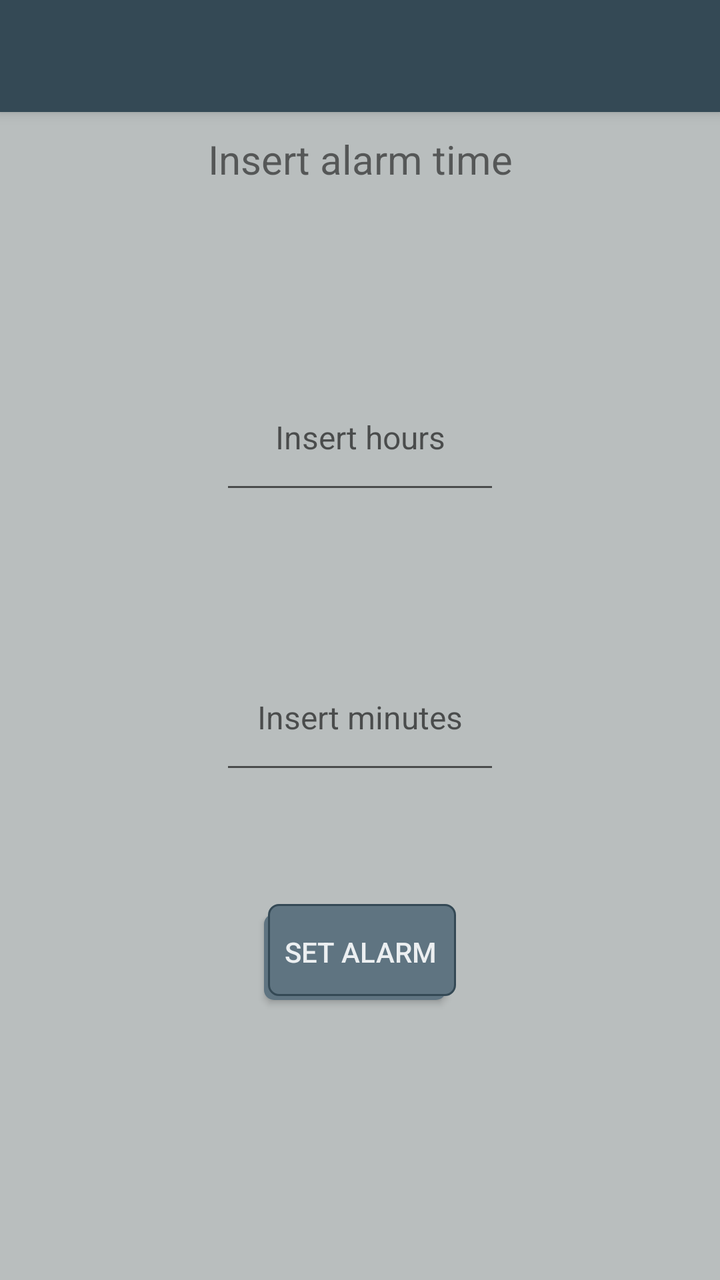
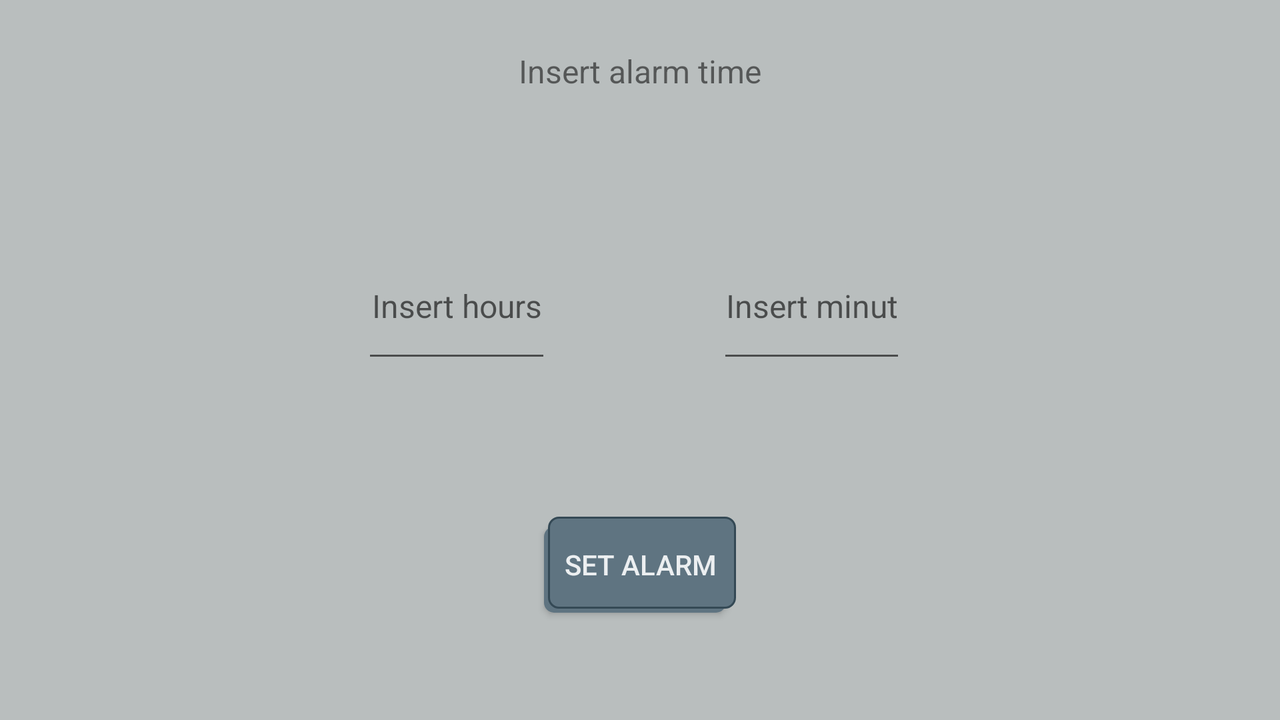

Two renders of one Android screen. The first uses the default layout on a phone; the second uses the alternative layout the repository ships for a different screen configuration, on a matching device. The two XML files are below.
<!-- AndroidManifest.xml: application theme LauncherTheme -->
<!-- res/layout/activity_alarm.xml -->
<?xml version="1.0" encoding="utf-8"?>
<androidx.constraintlayout.widget.ConstraintLayout xmlns:android="http://schemas.android.com/apk/res/android"
    xmlns:app="http://schemas.android.com/apk/res-auto"
    xmlns:tools="http://schemas.android.com/tools"
    android:layout_width="match_parent"
    android:layout_height="match_parent"
    tools:context=".AlarmActivity"
    android:background="@color/backPage">

    <androidx.appcompat.widget.Toolbar
        android:id="@+id/tlbAlarm"
        android:layout_width="0dp"
        android:layout_height="@dimen/DefaultSizeAppBar"
        android:background="@color/colorPrimary"
        android:elevation="@dimen/DefaultSizeElevationAppBar"
        android:minHeight="?attr/actionBarSize"
        android:theme="@style/LauncherTheme"
        app:layout_constraintEnd_toEndOf="parent"
        app:layout_constraintStart_toStartOf="parent"
        app:layout_constraintTop_toTopOf="parent" />

    <TextView
        android:id="@+id/txtAlarm"
        android:layout_width="wrap_content"
        android:layout_height="wrap_content"
        android:layout_marginTop="108dp"
        android:layout_marginBottom="89dp"
        android:text="@string/txtAlarm"
        android:textAlignment="center"
        android:textSize="20sp"
        app:layout_constraintBottom_toTopOf="@+id/editHour"
        app:layout_constraintEnd_toEndOf="parent"
        app:layout_constraintStart_toStartOf="parent"
        app:layout_constraintTop_toTopOf="parent" />

    <EditText
        android:id="@+id/editHour"
        android:layout_width="140dp"
        android:layout_height="70dp"
        android:layout_marginBottom="70dp"
        android:ems="10"
        android:hint="@string/txtEditHour"
        android:inputType="time"
        android:textAlignment="center"
        android:textSize="@dimen/DefaultSizeTextBody"
        app:layout_constraintBottom_toTopOf="@+id/editMin"
        app:layout_constraintEnd_toEndOf="@+id/editMin"
        app:layout_constraintStart_toStartOf="@+id/editMin"
        app:layout_constraintTop_toBottomOf="@+id/txtAlarm" />

    <Button
        android:id="@+id/btnSetAlarm"
        android:layout_width="wrap_content"
        android:layout_height="wrap_content"
        android:layout_marginBottom="182dp"
        android:text="@string/txtBtnSetAlarm"
        android:textSize="@dimen/DefaultSizeTextButton"
        android:background="@drawable/selector_button"
        android:textColor="@color/colorTextButtonPrimary"        app:layout_constraintBottom_toBottomOf="parent"
        app:layout_constraintEnd_toEndOf="parent"
        app:layout_constraintStart_toStartOf="parent"
        app:layout_constraintTop_toBottomOf="@+id/editMin" />

    <EditText
        android:id="@+id/editMin"
        android:layout_width="140dp"
        android:layout_height="70dp"
        android:layout_marginBottom="60dp"
        android:ems="10"
        android:hint="@string/txtEditMinutes"
        android:inputType="time"
        android:textAlignment="center"
        android:textSize="@dimen/DefaultSizeTextBody"
        app:layout_constraintBottom_toTopOf="@+id/btnSetAlarm"
        app:layout_constraintEnd_toEndOf="parent"
        app:layout_constraintStart_toStartOf="parent"
        app:layout_constraintTop_toBottomOf="@+id/editHour" />
</androidx.constraintlayout.widget.ConstraintLayout>
<!-- resources referenced by this layout -->
<resources>
  <color name="backPage">#B9BEBE</color>
  <color name="colorPrimary">#344955</color>
  <color name="colorTextButtonPrimary">#eceff1</color>
  <dimen name="DefaultSizeAppBar">56dp</dimen>
  <dimen name="DefaultSizeElevationAppBar">4dp</dimen>
  <dimen name="DefaultSizeTextBody">16sp</dimen>
  <dimen name="DefaultSizeTextButton">14sp</dimen>
  <!-- drawable selector_button (drawable) -->
  <selector xmlns:android="http://schemas.android.com/apk/res/android">
      <item>
          <layer-list>
              <item
                  android:right="5dp"
                  android:top="5dp">
                  <shape>
                      <corners android:radius="5dp" />
                      <gradient android:angle="270"
                          android:endColor="@color/colorPrimaryLight"
                          android:startColor= "@color/colorPrimaryLight" />
                  </shape>
              </item>
              <item
                  android:bottom="2dp"
                  android:left="2dp">
                  <shape>
                      <gradient android:angle="270"
                          android:endColor="@color/colorPrimaryLight"
                          android:startColor="@color/colorPrimaryLight" />
                      <stroke android:width="1dp"
                          android:color="@color/colorPrimary" />
                      <corners android:radius="5dp" />
                      <padding android:bottom="10dp"
                          android:left="10dp"
                          android:right="10dp"
                          android:top="10dp" />
                  </shape>
              </item>
          </layer-list>
      </item>
  
  </selector>
  <string name="txtAlarm">Insert alarm time</string>
  <string name="txtBtnSetAlarm">Set alarm</string>
  <string name="txtEditHour">Insert hours</string>
  <string name="txtEditMinutes">Insert minutes</string>
  <style name="LauncherTheme" parent="Theme.AppCompat.Light.NoActionBar">
          <item name="colorPrimary">@color/colorPrimary</item>
          <item name="colorPrimaryDark">@color/colorPrimaryDark</item>
          <item name="colorAccent">@color/colorAccent</item>
          <item name="titleTextColor">@color/textColor</item>
          <item name="subtitleTextColor">@color/textColor</item>
      </style>
  <color name="colorPrimaryLight">#5f7481</color>
  <color name="colorPrimaryDark">#232F34</color>
  <color name="colorAccent">#f9AA33</color>
  <color name="textColor">#f9AA33</color>
</resources>
<!-- res/layout-land/activity_alarm.xml (the author's variant of the layout above) -->
<!-- drawn on the phone turned sideways -->
<?xml version="1.0" encoding="utf-8"?>
<androidx.constraintlayout.widget.ConstraintLayout xmlns:android="http://schemas.android.com/apk/res/android"
    xmlns:app="http://schemas.android.com/apk/res-auto"
    xmlns:tools="http://schemas.android.com/tools"
    android:layout_width="match_parent"
    android:layout_height="match_parent"
    tools:context=".AlarmActivity"
    android:background="@color/backPage">

    <TextView
        android:id="@+id/txtAlarm"
        android:layout_width="wrap_content"
        android:layout_height="wrap_content"
        android:layout_marginTop="44dp"
        android:layout_marginBottom="70dp"
        android:text="@string/txtAlarm"
        android:textAlignment="center"
        android:textSize="@dimen/DefaultSizeTextBody"
        app:layout_constraintBottom_toTopOf="@+id/editHour"
        app:layout_constraintEnd_toEndOf="parent"
        app:layout_constraintStart_toStartOf="parent"
        app:layout_constraintTop_toTopOf="parent" />

    <EditText
        android:id="@+id/editHour"
        android:layout_width="0dp"
        android:layout_height="70dp"
        android:layout_marginStart="181dp"
        android:layout_marginEnd="83dp"
        android:layout_marginBottom="72dp"
        android:ems="10"
        android:hint="@string/txtEditHour"
        android:inputType="time"
        android:textAlignment="center"
        android:textSize="@dimen/DefaultSizeTextBody"
        app:layout_constraintBottom_toTopOf="@+id/btnSetAlarm"
        app:layout_constraintEnd_toStartOf="@+id/editMin"
        app:layout_constraintStart_toStartOf="parent"
        app:layout_constraintTop_toBottomOf="@+id/txtAlarm" />

    <Button
        android:id="@+id/btnSetAlarm"
        android:layout_width="wrap_content"
        android:layout_height="wrap_content"
        android:layout_marginBottom="73dp"
        android:text="@string/txtBtnSetAlarm"
        android:textSize="@dimen/DefaultSizeTextButton"
        android:background="@drawable/selector_button"
        android:textColor="@color/colorTextButtonPrimary"
        app:layout_constraintBottom_toBottomOf="parent"
        app:layout_constraintEnd_toEndOf="parent"
        app:layout_constraintStart_toStartOf="parent"
        app:layout_constraintTop_toBottomOf="@+id/editHour" />

    <EditText
        android:id="@+id/editMin"
        android:layout_width="0dp"
        android:layout_height="70dp"
        android:layout_marginEnd="187dp"
        android:ems="10"
        android:hint="@string/txtEditMinutes"
        android:textSize="@dimen/DefaultSizeTextBody"
        android:inputType="time"
        android:textAlignment="center"
        app:layout_constraintBaseline_toBaselineOf="@+id/editHour"
        app:layout_constraintEnd_toEndOf="parent"
        app:layout_constraintStart_toEndOf="@+id/editHour" />

</androidx.constraintlayout.widget.ConstraintLayout>
<!-- resources referenced by the variant -->
<!-- as the phone turned sideways resolves them -->
<resources>
  <color name="backPage">#B9BEBE</color>
  <color name="colorTextButtonPrimary">#eceff1</color>
  <dimen name="DefaultSizeTextBody">16sp</dimen>
  <dimen name="DefaultSizeTextButton">14sp</dimen>
  <!-- drawable selector_button (drawable) -->
  <selector xmlns:android="http://schemas.android.com/apk/res/android">
      <item>
          <layer-list>
              <item
                  android:right="5dp"
                  android:top="5dp">
                  <shape>
                      <corners android:radius="5dp" />
                      <gradient android:angle="270"
                          android:endColor="@color/colorPrimaryLight"
                          android:startColor= "@color/colorPrimaryLight" />
                  </shape>
              </item>
              <item
                  android:bottom="2dp"
                  android:left="2dp">
                  <shape>
                      <gradient android:angle="270"
                          android:endColor="@color/colorPrimaryLight"
                          android:startColor="@color/colorPrimaryLight" />
                      <stroke android:width="1dp"
                          android:color="@color/colorPrimary" />
                      <corners android:radius="5dp" />
                      <padding android:bottom="10dp"
                          android:left="10dp"
                          android:right="10dp"
                          android:top="10dp" />
                  </shape>
              </item>
          </layer-list>
      </item>
  
  </selector>
  <string name="txtAlarm">Insert alarm time</string>
  <string name="txtBtnSetAlarm">Set alarm</string>
  <string name="txtEditHour">Insert hours</string>
  <string name="txtEditMinutes">Insert minutes</string>
  <style name="LauncherTheme" parent="Theme.AppCompat.Light.NoActionBar">
          <item name="colorPrimary">@color/colorPrimary</item>
          <item name="colorPrimaryDark">@color/colorPrimaryDark</item>
          <item name="colorAccent">@color/colorAccent</item>
          <item name="titleTextColor">@color/textColor</item>
          <item name="subtitleTextColor">@color/textColor</item>
      </style>
  <color name="colorPrimaryLight">#5f7481</color>
  <color name="colorPrimary">#344955</color>
  <color name="colorPrimaryDark">#232F34</color>
  <color name="colorAccent">#f9AA33</color>
  <color name="textColor">#f9AA33</color>
</resources>
